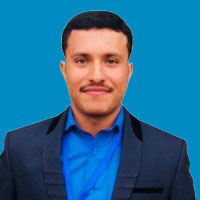
#> input picture shoaib1.jpg, 200 x 200 px
$ jupyter execute File.ipynb
#> lines starting #> are read from the running program, lines starting #| are printed output that depends on the picture
### Q1: Write a method called Con2D(img,kernel), which takes an image and kernel as input that performs convolution of the img with kernel. Return the output image from the method. You must write your own implementation for this method without using any library.

[cell 1]
# import necessary library
import statistics
import matplotlib.pyplot as plt
# for computer vision operations
import cv2 as cv
#for conversion
import numpy as np
import cv2

[cell 2]
# for read image
img  = plt.imread("shoaib1.jpg")
#> img is the input picture: shape (200, 200, 3); mean R, G, B 38.9, 106, 145.3
gray = cv2.cvtColor(img, cv2.COLOR_BGR2GRAY)
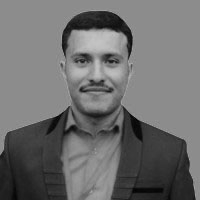
#> gray: shape (200, 200); min 1, max 196, mean 110.3

[cell 3]
# define loop for fram
fig, axs = plt.subplots(1,2,figsize=(12,12))
# presented orignal image
axs[0].imshow(img,cmap='gray')
axs[0].axis('off')
axs[0].set_title('Original Image',fontsize='medium')
# presented inverse image
axs[1].imshow(gray,cmap='gray')
axs[1].axis('off')
axs[1].set_title('Gray Image',fontsize='medium')
plt.show()
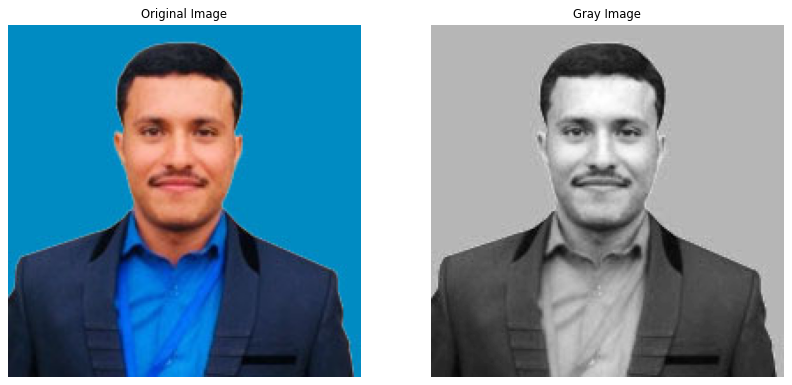
#> figure drawn by matplotlib, 2 panels

[cell 4]
# Shape of Original Image
img.shape
#> Out = (200, 200, 3)

[cell 5]
# Shape of gray Image
gray.shape
#> Out = (200, 200)

[cell 6]
#Conversion numpy to list
Img_Matrix = gray.tolist()
#> Img_Matrix = 200 items

[cell 7]
# Intilize Kernal
#Kernal_np = np.random.randint(1, 7, size=(3, 3))
#Conversion numpy to list
#Kernal = Kernal_np.tolist()
#Kernal

[cell 8]
#Kernal = [[-1,-1,-1],[-1,8,-1],[-1,-1,-1]]

[cell 9]
Kernal = [[0,-1,0],[-1,5,-1],[0,-1,0]]

### Convolution Function

[cell 10]
def Con2D(imag, Kernal):
    # Assignmnet
    Img_Matrix = imag
    # find number of rows
    rows = len(Img_Matrix)
    # find number of column
    col = len(Img_Matrix[0])

    #*****ADD PADDING ARROUNS IMAGE********
    # Loop for row
    for i in range(len(Img_Matrix)+1):
        # intilize 1D row
        row=[]
        # Add padding at strat of matrix
        if i==0:
            # loop for column
            for j in range(len(Img_Matrix[i])):
                # Append 0 value in row
                row.append(0)
            # Insert row in orignal image matres at start
            Img_Matrix.insert(0,row)
        # Add padding at end of matrix
        if i== len(Img_Matrix)-1:
            # Add padding at strat  and end of matrix in each row
            L=len(Img_Matrix[i])+2
            for j in range(L):
                # Append 0 value in row
                row.append(0)
            # Insert 0 in orignal image matres at end of each row
            Img_Matrix.insert(i+1,row)
        # Insert 0 in orignal image matres at start of each row
        Img_Matrix[i].insert(0,0)
        # Append padding in rignal matrix row
        Img_Matrix[i].append(0)
    #***************************************
    # Intillize Array or list
    Final_Image = []
    # loop for row
    for i in range(0,rows):
        # intilize 1d row
        row = []
        # loop for column
        for j in range(0,col):
            # intilize sum variable
            sum = 0
            # loop control for kenal row
            for k in range(len(Kernal)):
                # loop for kernal column
                for l in range(len(Kernal[k])):
                    # sum of dot product between kernal and eaxh pixal value of matrix
                    sum = sum + (Kernal[k][l] *  Img_Matrix[i+k][j+l])
            # append value of sem in row
            row.append(sum)
        # append 1D row in new image construction
        Final_Image.append(row)
    # returm updated image
    return Final_Image

### Function Calling

[cell 11]
Final_Image = [[]]
Final_Image =  Con2D(Img_Matrix , Kernal)
#> in Con2D, `rows = len(Img_Matrix)`: rows = 200
#> the loop in Con2D, `for i in range(len(Img_Matrix)+1):` made 201 passes
#> L on pass 201: 202
#> after the loop in Con2D, `for i in range(len(Img_Matrix)+1):`: Img_Matrix = 202 items
#> after the loop in Con2D, `for i in range(0,rows):`: Final_Image = 200 items
#> Final_Image = 200 items

[cell 12]
# convort matrix to numpay
FM = np.array(Final_Image )
FM.shape
#> Out = (200, 200)

[cell 13]
# define loop for fram
fig, axs = plt.subplots(1,2,figsize=(12,12))
# presented orignal image
axs[0].imshow(gray,cmap='gray')
axs[0].axis('off')
axs[0].set_title('Original Image',fontsize='medium')
# presented inverse image
axs[1].imshow(FM,cmap='gray')
axs[1].axis('off')
axs[1].set_title('Convoluted Image',fontsize='medium')
plt.show()

### Question 2. Write a method NonlinearFilter(img,type=”median”), it takes image as input parameter and 2nd parameter must be a string that specifies the kind of non-linear filter to apply. By default it is median. It can be Max, Min. You must provide your own implementation of the method without using any library for this method.

[cell 14]
# for read image
img  = plt.imread("PICC.png")
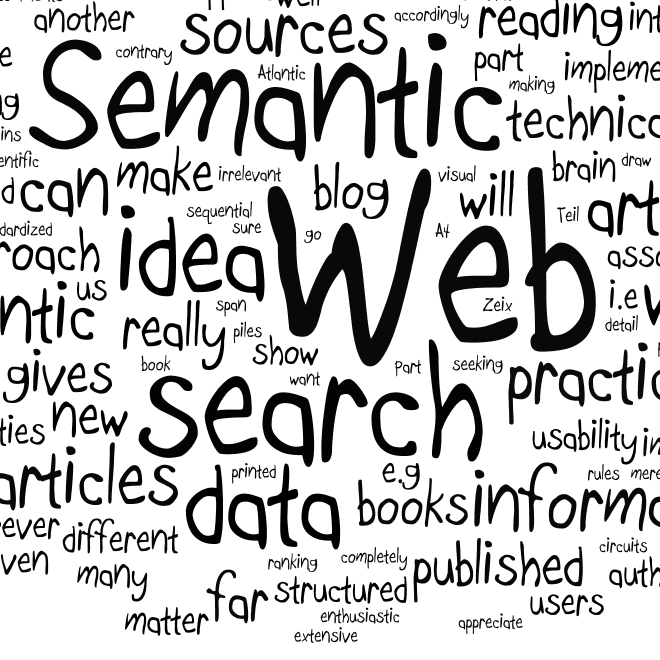
#> input picture PICC.png, 660 x 660 px
#> img is the input picture: shape (660, 660, 3) float32; min 0, max 1, mean 0.784
gray = cv2.cvtColor(img, cv2.COLOR_BGR2GRAY)
#> gray: shape (660, 660) float32
img.shape
#Conversion numpy to list
Img_Matrix = gray.tolist()
#> Img_Matrix = 660 items

[cell 15]
# define loop for fram
fig, axs = plt.subplots(1,2,figsize=(12,12))
# presented orignal image
axs[0].imshow(img,cmap='gray')
axs[0].axis('off')
axs[0].set_title('Original Image',fontsize='medium')
# presented inverse image
axs[1].imshow(gray,cmap='gray')
axs[1].axis('off')
axs[1].set_title('Gray Image',fontsize='medium')
plt.show()
gray.shape
#> Out = (660, 660)

### Function For Find Generate_max_med_image

[cell 16]
def generate_max_med_image(rows,col,array,Kernal,globel_max):
    Point = -1
    for i in range(0,rows):
        for j in range(0,col):
            for k in range(0,Kernal):
                for l in range(0,Kernal):
                    if k==1 and l==1:
                        Point = Point+1
                        array[i+k][j+l] = globel_max[Point]
    return array

### Define NonlinearFilter

[cell 17]
def NonlinearFilter(Img_Matrix,type="median"):
    import statistics
    rows = len(Img_Matrix)-2
    # find number of column
    col = len(Img_Matrix[0])-2
    #filter of window size
    Kernal = 3
    array = Img_Matrix
    # store for min effected image
    Min_Image = []
    # store for max effected image
    Max_Image = []
    # store for medin effected image
    Medin_Image = []
    # store for max extrected values
    globel_max = []
    # store for medin extrected values
    globel_medin = []
    # for rows
    for i in range(0,rows):
        row = []
        # for column
        for j in range(0,col):
            row = []
            # for store min
            Max = 0
            # for store max
            Min = 0
            # for store medin
            Medin = 0
            # for row of window
            for k in range(0,Kernal):
                # for colum of window
                for l in range(0,Kernal):
                    # store extracted value in row
                    row.append(array[i+k][j+l])
            # find min from selected values
            Min=min(row)
            # find max from selected values
            Max=max(row)
            # find medin from selected values
            Medin=round(statistics.median(row))
            # store max values in array
            globel_max.append(Max)
            # store medin values in array
            globel_medin.append(Medin)
            #print(Medin)
            # for rows
            for k in range(0,Kernal):
                # for column
                for l in range(0,Kernal):
                    # condition for replacement min
                    if k==1 and l==1:
                        # replacement of min
                        array[i+k][j+l] = Min
    # final image effected by min
    Min_Image = array
    # for MAX
    Max_Image  = generate_max_med_image(rows,col,array,Kernal,globel_max)
    Medin_Image = generate_max_med_image(rows,col,array,Kernal,globel_medin)
    return(Min_Image, Max_Image, Medin_Image)

### Function Calling

[cell 18]
Final_Image1, Final_Image2, Final_Image3   =   NonlinearFilter(Img_Matrix)
#> in NonlinearFilter, `rows = len(Img_Matrix)-2`: rows = 658
#> in NonlinearFilter, `array = Img_Matrix`: array = 660 items
#> after the loop in NonlinearFilter, `for i in range(0,rows):`: globel_max = 432964 items
#> in NonlinearFilter, `Min_Image = array`: Min_Image = 660 items
#> after the loop in generate_max_med_image, `for i in range(0,rows):`: Point = 432963; array = 660 items
#> Final_Image1 = 660 items; Final_Image2 = 660 items; Final_Image3 = 660 items

### Representation

[cell 19]
FMIN = np.array(Final_Image1)
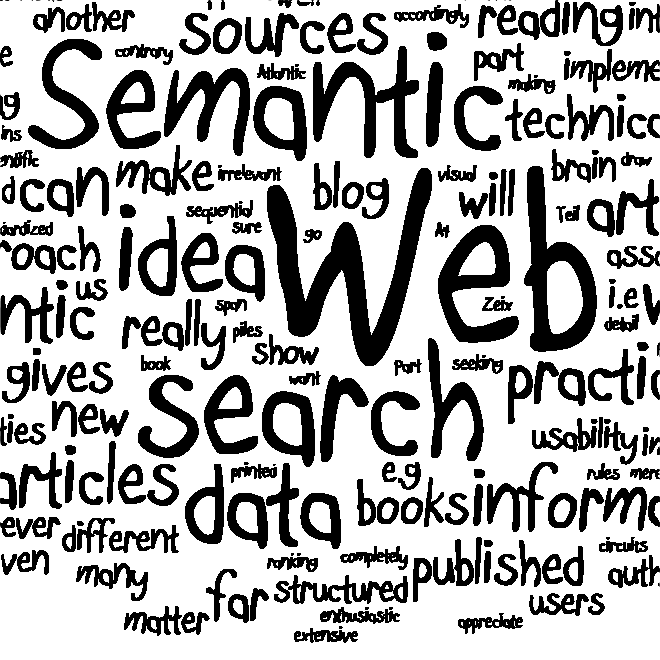
#> FMIN: shape (660, 660) float64; min 0, max 1, mean 0.697
FMAX = np.array(Final_Image2)
FMAD = np.array(Final_Image3)
# define loop for fram
fig, axs = plt.subplots(1,4,figsize=(32,32))
# presented orignal image
axs[0].imshow(gray,cmap='gray')
axs[0].axis('off')
axs[0].set_title('Orignal Image',fontsize='24')
axs[1].imshow(FMIN,cmap='gray')
axs[1].axis('off')
axs[1].set_title('MIN Effected Image',fontsize='24')
# presented inverse image
axs[2].imshow(FMAX,cmap='gray')
axs[2].axis('off')
axs[2].set_title('MAN Effected Image',fontsize='24')
# presented inverse image
axs[3].imshow(FMAD,cmap='gray')
axs[3].axis('off')
axs[3].set_title('MEDIN Effected Image',fontsize='24')
plt.show()

### Q3: Write your own method to implement first and 2nd derivative of image. You must not use any library.

[cell 20]
# for read image
img  = plt.imread("shoaib1.jpg")
gray = cv2.cvtColor(img, cv2.COLOR_BGR2GRAY)
#Conversion numpy to list
Img_Matrix = gray.tolist()
#> Img_Matrix = 200 items

### Function for Add Padding

[cell 21]
def Add_Padding(Img_Matrix):
    for i in range(len(Img_Matrix)+1):
        # intilize 1D row
        row=[]
        # Add padding at strat of matrix
        if i==0:
            # loop for column
            for j in range(len(Img_Matrix[i])):
                # Append 0 value in row
                row.append(0)
            # Insert row in orignal image matres at start
            Img_Matrix.insert(0,row)
        # Add padding at end of matrix
        if i== len(Img_Matrix)-1:
            # Add padding at strat  and end of matrix in each row
            L=len(Img_Matrix[i])+2
            for j in range(L):
                # Append 0 value in row
                row.append(0)
            # Insert 0 in orignal image matres at end of each row
            Img_Matrix.insert(i+1,row)
        # Insert 0 in orignal image matres at start of each row
        Img_Matrix[i].insert(0,0)
        # Append padding in rignal matrix row
        Img_Matrix[i].append(0)
    return Img_Matrix

### Function for First_Derivative_Verical

[cell 22]
def First_Derivative_Verical(Img_Matrix):
    # find number of rows
    rows = len(Img_Matrix)
    # find number of column
    col = len(Img_Matrix[0])-2
    Vertical_first_Image = []
    # loop for row
    for i in range(1,rows-1):
        # intilize 1d row
        first_D = []
        # loop for column
        for j in range(0,col):
            first = Img_Matrix[i][j+1] - Img_Matrix[i][j]
            first_D.append(first)
            #print(first)
        Vertical_first_Image.append(first_D)
    return Vertical_first_Image

### Function for First_Derivative_Horizontal

[cell 23]
def First_Derivative_Horizontal(Img_Matrix):
    # find number of rows
    rows = len(Img_Matrix)
    # find number of column
    col = len(Img_Matrix[0])
    Horzontal_first_Image = []
    # loop for row
    for i in range(0,rows-2):
        # intilize 1d row
        first_D = []
        # loop for column
        for j in range(1,col-1):
            first = Img_Matrix[i+1][j] - Img_Matrix[i][j]
            first_D.append(first)
        Horzontal_first_Image.append(first_D)
    return Horzontal_first_Image

### Function for Second_Derivative_Verical

[cell 24]
def Second_Derivative_Verical(Img_Matrix):
    # find number of rows
    rows = len(Img_Matrix)
    # find number of column
    col = len(Img_Matrix[0])-1
    Vertical_first_Image = []
    # loop for row
    for i in range(1,rows-1):
        # intilize 1d row
        first_D = []
        # loop for column
        for j in range(0,col-1):
            first = (Img_Matrix[i][j+2] + Img_Matrix[i][j] - 2*(Img_Matrix[i][j+1]))
            first_D.append(first)
        Vertical_first_Image.append(first_D)
    return Vertical_first_Image

### Function for Second_Derivative_Horizontal

[cell 25]
def Second_Derivative_Horizontal(Img_Matrix):

    # find number of rows
    rows = len(Img_Matrix)
    # find number of column
    col = len(Img_Matrix[0])
    Horzontal_first_Image = []
    # loop for row
    for i in range(0,rows-2):
        # intilize 1d row
        first_D = []
        # loop for column
        for j in range(1,col-1):
            first = (Img_Matrix[i][j] + Img_Matrix[i+2][j] - 2*(Img_Matrix[i+1][j]))
            first_D.append(first)
        Horzontal_first_Image.append(first_D)
    return Horzontal_first_Image

### Function call for Padding

[cell 26]
# For add padding
Img_Matrix = Add_Padding(Img_Matrix)
#> the loop in Add_Padding, `for i in range(len(Img_Matrix)+1):` made 201 passes
#> after the loop in Add_Padding, `for i in range(len(Img_Matrix)+1):`: Img_Matrix = 202 items
#> Img_Matrix = 202 items

### Function call for first Der in Vertical way

[cell 27]
# First_Derivative_Verical direction
Vertical_first_Image = First_Derivative_Verical(Img_Matrix)
#> in First_Derivative_Verical, `rows = len(Img_Matrix)`: rows = 202
#> in First_Derivative_Verical, `col = len(Img_Matrix[0])-2`: col = 200
#> after the loop in First_Derivative_Verical, `for i in range(1,rows-1):`: Vertical_first_Image = 200 items
#> Vertical_first_Image = 200 items
FVI = np.array(Vertical_first_Image)
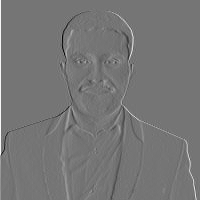
#> FVI: shape (200, 200) int64; min -128, max 149, mean 0.7; drawn with min black and max white

### Function call for first Der in Horizontal way

[cell 28]
Horzontal_first_Image = First_Derivative_Horizontal(Img_Matrix)
#> in First_Derivative_Horizontal, `rows = len(Img_Matrix)`: rows = 202
#> after the loop in First_Derivative_Horizontal, `for i in range(0,rows-2):`: Horzontal_first_Image = 200 items
#> Horzontal_first_Image = 200 items
FHI = np.array(Horzontal_first_Image)
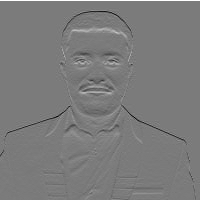
#> FHI: shape (200, 200) int64; min -132, max 140, mean 0.3; drawn with min black and max white

### Function call for Second Der in Vertical way

[cell 29]
Vertical_Second_Image = Second_Derivative_Verical(Img_Matrix)
#> in Second_Derivative_Verical, `rows = len(Img_Matrix)`: rows = 202
#> in Second_Derivative_Verical, `col = len(Img_Matrix[0])-1`: col = 201
#> after the loop in Second_Derivative_Verical, `for i in range(1,rows-1):`: Vertical_first_Image = 200 items
#> Vertical_Second_Image = 200 items
SVI = np.array(Vertical_Second_Image)
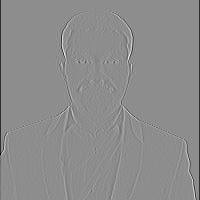
#> SVI: shape (200, 200) int64; min -206, max 165, mean -1.3; drawn with min black and max white

### Function call for Second Der in Horizontal way

[cell 30]
Horizontal_Second_Image = Second_Derivative_Horizontal(Img_Matrix)
#> in Second_Derivative_Horizontal, `rows = len(Img_Matrix)`: rows = 202
#> after the loop in Second_Derivative_Horizontal, `for i in range(0,rows-2):`: Horzontal_first_Image = 200 items
#> Horizontal_Second_Image = 200 items
SHI = np.array(Horizontal_Second_Image)
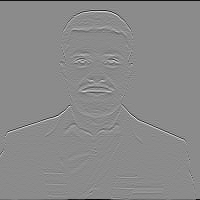
#> SHI: shape (200, 200) int64; min -160, max 133, mean -1; drawn with min black and max white

### For Representation

[cell 31]
# define loop for fram
fig, axs = plt.subplots(1,3,figsize=(20,20))
# presented orignal image
axs[0].imshow(gray,cmap='gray')
axs[0].axis('off')
axs[0].set_title('Original Image',fontsize='medium')
# First df/dx Vertical Image
axs[1].imshow(FVI,cmap='gray')
axs[1].axis('off')
axs[1].set_title('First df/dx Vertical Image',fontsize='medium')
# First df/dy Horixontal Image
axs[2].imshow(FHI,cmap='gray')
axs[2].axis('off')
axs[2].set_title('First df/dy Horizontal Image',fontsize='medium')
plt.show()
fig, axs = plt.subplots(1,3,figsize=(20,20))
# presented orignal image
axs[0].imshow(gray,cmap='gray')
axs[0].axis('off')
axs[0].set_title('Original Image',fontsize='medium')
axs[1].imshow(SVI,cmap='gray')
axs[1].axis('off')
axs[1].set_title('Second df/dx Vertical Image',fontsize='medium')
axs[2].imshow(SHI,cmap='gray')
axs[2].axis('off')
axs[2].set_title('Second df/dx Horizontal Image',fontsize='medium')
plt.show()

### Q4: Write a method to find gradient magnitude and orientations. You must use your won method without using any library.

[cell 32]
from math import pow
import math
# for read image
img  = plt.imread("shoaib1.jpg")
gray = cv2.cvtColor(img, cv2.COLOR_BGR2GRAY)
#Conversion numpy to list
Img_Matrix = gray.tolist()
#> Img_Matrix = 200 items

### Function call for Padding

[cell 33]
def Add_Padding(Img_Matrix):
    for i in range(len(Img_Matrix)+1):
        # intilize 1D row
        row=[]
        # Add padding at strat of matrix
        if i==0:
            # loop for column
            for j in range(len(Img_Matrix[i])):
                # Append 0 value in row
                row.append(0)
            # Insert row in orignal image matres at start
            Img_Matrix.insert(0,row)
        # Add padding at end of matrix
        if i== len(Img_Matrix)-1:
            # Add padding at strat  and end of matrix in each row
            L=len(Img_Matrix[i])+2
            for j in range(L):
                # Append 0 value in row
                row.append(0)
            # Insert 0 in orignal image matres at end of each row
            Img_Matrix.insert(i+1,row)
        # Insert 0 in orignal image matres at start of each row
        Img_Matrix[i].insert(0,0)
        # Append padding in rignal matrix row
        Img_Matrix[i].append(0)
    return Img_Matrix

### Function for first Der in Vertical way

[cell 34]
def First_Derivative_Verical(Img_Matrix):
    # find number of rows
    rows = len(Img_Matrix)
    # find number of column
    col = len(Img_Matrix[0])-2
    Vertical_first_Image = []
    # loop for row
    for i in range(1,rows-1):
        # intilize 1d row
        first_D = []
        # loop for column
        for j in range(0,col):
            first = Img_Matrix[i][j+1] - Img_Matrix[i][j]
            first_D.append(first)
            #print(first)
        Vertical_first_Image.append(first_D)
    return Vertical_first_Image

### Function for First_Derivative_Horizontal

[cell 35]
def First_Derivative_Horizontal(Img_Matrix):
    # find number of rows
    rows = len(Img_Matrix)
    # find number of column
    col = len(Img_Matrix[0])
    Horzontal_first_Image = []
    # loop for row
    for i in range(0,rows-2):
        # intilize 1d row
        first_D = []
        # loop for column
        for j in range(1,col-1):
            first = Img_Matrix[i+1][j] - Img_Matrix[i][j]
            first_D.append(first)
        Horzontal_first_Image.append(first_D)
    return Horzontal_first_Image

### Function call for Padding

[cell 36]
# For add padding
Img_Matrix = Add_Padding(Img_Matrix)
#> after the loop in Add_Padding, `for i in range(len(Img_Matrix)+1):`: Img_Matrix = 202 items
#> Img_Matrix = 202 items

### Function call for first Der in Vertical way

[cell 37]
# First_Derivative_Verical direction
Vertical_first_Image = First_Derivative_Verical(Img_Matrix)
#> in First_Derivative_Verical, `rows = len(Img_Matrix)`: rows = 202
#> in First_Derivative_Verical, `col = len(Img_Matrix[0])-2`: col = 200
#> after the loop in First_Derivative_Verical, `for i in range(1,rows-1):`: Vertical_first_Image = 200 items
FVI = np.array(Vertical_first_Image)
FVI.shape
#> Out = (200, 200)

### Function call for first Der in Horizontal way

[cell 38]
Horzontal_first_Image = First_Derivative_Horizontal(Img_Matrix)
#> in First_Derivative_Horizontal, `rows = len(Img_Matrix)`: rows = 202
#> after the loop in First_Derivative_Horizontal, `for i in range(0,rows-2):`: Horzontal_first_Image = 200 items
FHI = np.array(Horzontal_first_Image)
FHI.shape
#> Out = (200, 200)

### Gradient Magnitude and Orientation

[cell 39]
def fun_gradient_magnitude_orientation(Vertical_first_Image, Horzontal_first_Image):
    gradient_magnitude = []
    orientation = []

    for i in range(len(Vertical_first_Image)):
        GM_Row = []
        OR_Row = []
        for j in range(len(Vertical_first_Image[0])):
            GM_Row.append(round(math.sqrt(int(pow(Vertical_first_Image[i][j],2) + pow(Horzontal_first_Image[i][j],2)))))
            if Vertical_first_Image[i][j]==0:
                OR_Row.append(0)
            else:
                OR_Row.append(round(math.degrees(math.atan(round(Horzontal_first_Image[i][j] / Vertical_first_Image[i][j])))))
        gradient_magnitude.append(GM_Row)
        orientation.append(OR_Row)
    return gradient_magnitude, orientation

### Function Call for Gradient Magnitude and Orientation

[cell 40]
gradient_magnitude, orientation = fun_gradient_magnitude_orientation(Vertical_first_Image, Horzontal_first_Image)
#> after the loop in fun_gradient_magnitude_orientation, `for i in range(len(Vertical_first_Image)):`: gradient_magnitude = 200 items
#> gradient_magnitude = 200 items; orientation = 200 items

### Representation

[cell 41]
# define loop for fram
fig, axs = plt.subplots(1,3,figsize=(20,20))
# presented orignal image
axs[0].imshow(gray,cmap='gray')
axs[0].axis('off')
axs[0].set_title('Original Image',fontsize='medium')
# First df/dx Vertical Image
axs[1].imshow(FVI,cmap='gray')
axs[1].axis('off')
axs[1].set_title('First df/dx Vertical Image',fontsize='medium')
# First df/dy Horixontal Image
axs[2].imshow(FHI,cmap='gray')
axs[2].axis('off')
axs[2].set_title('First df/dy Horizontal Image',fontsize='medium')
plt.show()

[cell 42]
# for read image
FGM = np.array(gradient_magnitude)
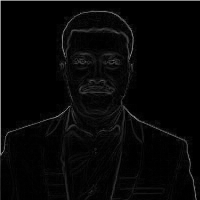
#> FGM: shape (200, 200) int64; min 0, max 198, mean 6.7
# define loop for fram
fig, axs = plt.subplots(1,2,figsize=(12,12))
# presented orignal image
axs[0].imshow(gray,cmap='gray')
axs[0].axis('off')
axs[0].set_title('Original Image',fontsize='medium')
# presented inverse image
axs[1].imshow(FGM,cmap='gray')
axs[1].axis('off')
axs[1].set_title('Gradient Magnitude Image',fontsize='medium')
plt.show()

## Orientations.

[cell 43]
print(orientation)
#> (printed output is left out)

[cell 44]
# for read image
FGM = np.array(orientation)
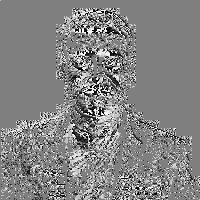
#> FGM: shape (200, 200) int64; min -89, max 89, mean 2.8; drawn with min black and max white
plt.imshow(FGM,cmap='gray')
# for hide axis
plt.axis('off')
# for show image
plt.show()
